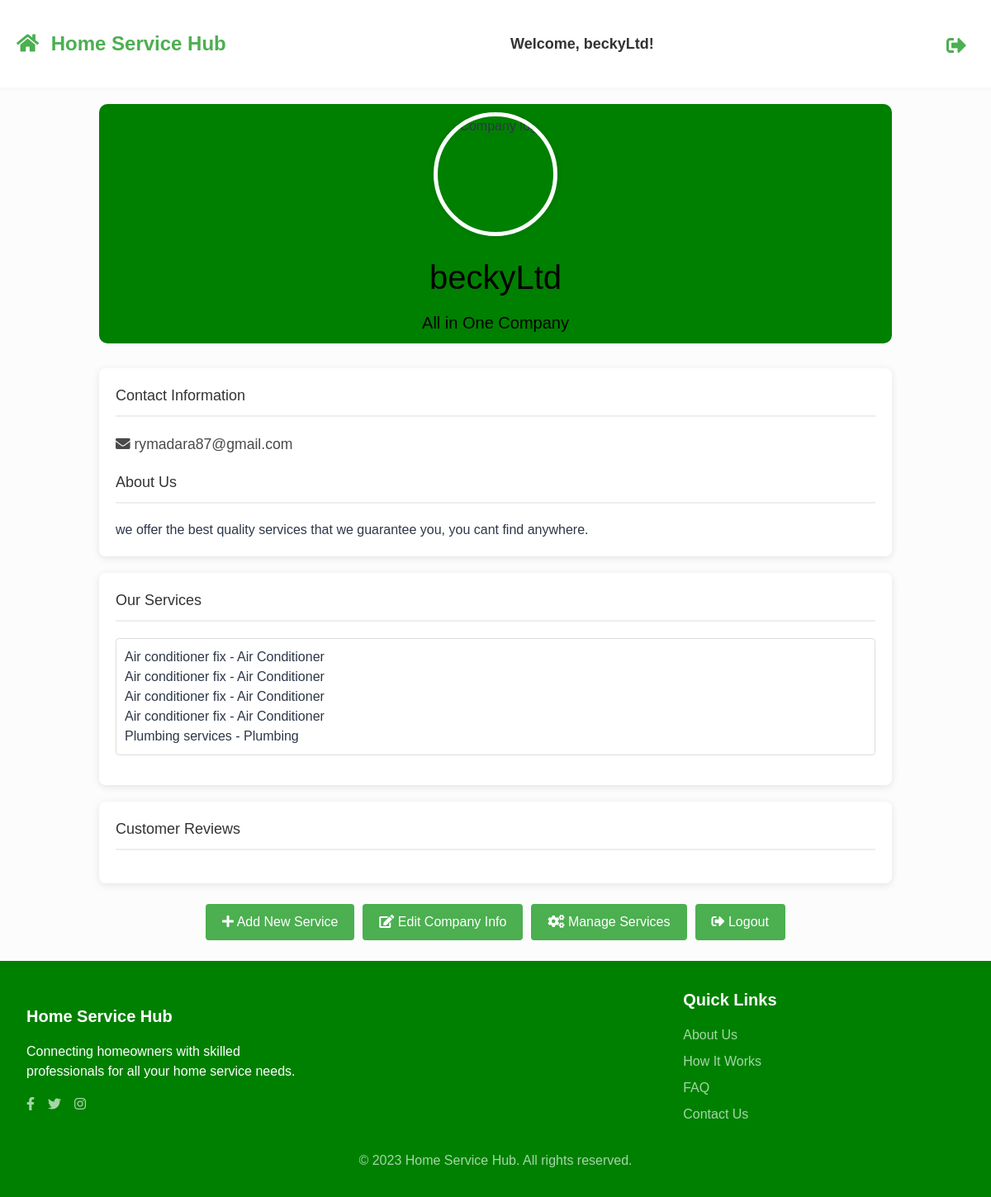
The page /company/beckyLtd on the database its author committed.
### users/models.py (models this page shows, shortened)
class User(AbstractUser):
    is_company = models.BooleanField(default=False)
    is_customer = models.BooleanField(default=False)

class Company(models.Model):
    user = models.OneToOneField(User, on_delete=models.CASCADE, primary_key=True)
    email = models.EmailField(
        max_length=100,
        unique=True,
        blank=False,
        null=False,
        default="default@example.com",
    )
    username = models.CharField(max_length=150, unique=True, blank=False, null=False)
    field_of_work = models.CharField(
        max_length=70,
        choices=(
            ("Air Conditioner", "Air Conditioner"),
            ("All in One", "All in One"),
            ("Carpentry", "Carpentry"),
            ("Electricity", "Electricity"),
            ("Gardening", "Gardening"),
            ("Home Machines", "Home Machines"),
            ("House Keeping", "House Keeping"),
            ("Interior Design", "Interior Design"),
            ("Locks", "Locks"),
            ("Painting", "Painting"),
            ("Plumbing", "Plumbing"),
            ("Water Heaters", "Water Heaters"),
        ),
        blank=False,
        null=False,
    )
    rating = models.IntegerField(
        validators=[MaxValueValidator(5), MinValueValidator(0)], default=0
    )
    description = models.TextField(blank=True, null=True)

### services/models.py (models this page shows, shortened)
class Service(models.Model):
    company = models.ForeignKey(Company, on_delete=models.CASCADE)
    name = models.CharField(max_length=40)
    description = models.TextField()
    price_hour = models.DecimalField(decimal_places=2, max_digits=100)
    rating = models.IntegerField(
        validators=[MinValueValidator(0), MaxValueValidator(5)], default=0
    )
    choices = (
        ("Air Conditioner", "Air Conditioner"),
        ("Carpentry", "Carpentry"),
        ("Electricity", "Electricity"),
        ("Gardening", "Gardening"),
        ("Home Machines", "Home Machines"),
        ("House Keeping", "House Keeping"),
        ("Interior Design", "Interior Design"),
        ("Locks", "Locks"),
        ("Painting", "Painting"),
        ("Plumbing", "Plumbing"),
        ("Water Heaters", "Water Heaters"),
    )
    field = models.CharField(max_length=30, blank=False, null=False, choices=choices)
    date = models.DateTimeField(auto_now=True, null=False)

### netfix/views.py (the view)
# urls.py: path('company/<slug:name>', v.company_profile, name='company_profile')
def company_profile(request, name):
    user = User.objects.get(username=name)
    services = Service.objects.filter(company=Company.objects.get(user=user)).order_by(
        "-date"
    )
    return render(request, "users/profile.html", {"user": user, "services": services})

### users/templates/users/profile.html (shortened to what this page needs)
{% extends 'main/base.html' %}
{% load static %}
{% block extra_css %}
<link rel="stylesheet" href="{% static 'css/style2.css' %}">
{% endblock %}
{% block content %}
<div class="company-profile-container">
    <header class="profile-header">
        <img src="https://plus.unsplash.com/premium_photo-1673326679548-962d2fe77423?q=80&w=987&auto=format&fit=crop&ixlib=rb-4.0.3&ixid=M3wxMjA3fDB8MHxwaG90by1wYWdlfHx8fGVufDB8fHx8fA%3D%3D" alt="Company logo" class="profile-photo" id="companyLogo">
        <h1 id="companyName">{{ user.username }}</h1>
        <p id="companyIndustry">{{ user.company.field_of_work }} Company</p>
    </header>
    <section class="profile-details">
        <div class="profile-info">
            <h2>Contact Information</h2>
            <p id="companyEmail"><i class="fas fa-envelope"></i> {{ user.email }}</p>
        </div>
        <div class="profile-description">
            <h2>About Us</h2>
            <p id="companyDescription">{{ user.company.description }}</p>
        </div>
    </section>
    <section class="services-section">
        <h2>Our Services</h2>
        <div class="form-group">
            <ul id="companyServices">
                {% for service in user.company.service_set.all %}
                    <li>{{ service.name }} - {{ service.field }}</li>
                {% endfor %}
            </ul>
        </div>
    </section>
    <section class="customer-reviews">
        <h2>Customer Reviews</h2>
    </section>
    <section class="profile-actions">
        <a  href="{% url 'services:services_create' %}"  id="addReview" class="button1"><i class="fas fa-plus"></i> Add New Service</a>
        <button id="editCompanyInfo" class="button1"><i class="fas fa-edit"></i> Edit Company Info</button>
        <button id="manageServices" class="button1"><i class="fas fa-cogs"></i> Manage Services</button>
        <a href="{% url 'main:logout' %}" class="button1"><i class="fas fa-sign-out-alt"></i> Logout</a>
    </section>
</div>
{% endblock %}

### main/templates/main/partials/navigation.html (shortened to what this page needs)
{% if user.is_authenticated %}
<div class="user-info">
    <p>Welcome, {{ user.username }}!</p>
</div>
 <div class="logout">
    <a href="{% url 'main:logout' %}" title="Logout">
        <i class="fas fa-sign-out-alt"></i>
    </a>
</div>
{% endif %}

### static/css/styles.css (style rules this page uses)
html, :host { line-height: 1.5; -webkit-text-size-adjust: 100%; -moz-tab-size: 4; -o-tab-size: 4; tab-size: 4; font-family: ui-sans-serif, system-ui, sans-serif, "Apple Color Emoji", "Segoe UI Emoji", "Segoe UI Symbol", "Noto Color Emoji"; font-feature-settings: normal; font-variation-settings: normal; -webkit-tap-highlight-color: transparent; }
body { margin: 0; line-height: inherit; }
h1, h2, h3, h4, h5, h6 { font-size: inherit; font-weight: inherit; }
a { color: inherit; text-decoration: inherit; }
button, input, optgroup, select, textarea { font-family: inherit; font-feature-settings: inherit; font-variation-settings: inherit; font-size: 100%; font-weight: inherit; line-height: inherit; letter-spacing: inherit; color: inherit; margin: 0; padding: 0; }
button, select { text-transform: none; }
button, input:where([type='button']), input:where([type='reset']), input:where([type='submit']) { -webkit-appearance: button; background-color: transparent; background-image: none; }
blockquote, dl, dd, h1, h2, h3, h4, h5, h6, hr, figure, p, pre { margin: 0; }
ol, ul, menu { list-style: none; margin: 0; padding: 0; }
button, [role="button"] { cursor: pointer; }
img, svg, video, canvas, audio, iframe, embed, object { display: block; vertical-align: middle; }
img, video { max-width: 100%; height: auto; }
.min-h-screen { min-height: 100vh; }
body { background-image: url('https://images.unsplash.com/photo-1523217582562-09d0def993a6?ixlib=rb-4.0.3&ixid=MnwxMjA3fDB8MHxwaG90by1wYWdlfHx8fGVufDB8fHx8&auto=format&fit=crop&w=2070&q=80'); background-size: cover; background-attachment: fixed; background-position: center; color: #2D3748; }

### static/css/style2.css (style rules this page uses)
.form-group { display: flex; flex-direction: column; gap: 0.5rem; }
.form-group { margin-bottom: 16px; }
.company-profile-container { max-width: 1000px; margin: 0 auto; padding: 20px; font-family: 'Arial', sans-serif; }
.profile-header { text-align: center; margin-bottom: 30px; background-color: #008000; border-radius: 10px; padding: 10px; }
.profile-header #companyName { color: black; }
.profile-header #companyIndustry { color: black; font-size: 20px; }
.profile-photo { width: 150px; height: 150px; border-radius: 50%; object-fit: cover; border: 5px solid #fff; box-shadow: 0 0 10px rgba(0, 0, 0, 0.1); margin: auto; }
#companyName { margin: 20px 0 10px; color: #333; font-size: 2.5em; }
#companyIndustry { color: #666; font-size: 1.2em; }
.profile-details, .services-section, .customer-reviews { background-color: #fff; border-radius: 8px; box-shadow: 0 2px 10px rgba(0, 0, 0, 0.1); padding: 20px; margin-bottom: 20px; }
.profile-details h2, .services-section h2, .customer-reviews h2 { color: #333; border-bottom: 2px solid #eee; padding-bottom: 10px; margin-bottom: 20px; font-size: 18px; font-weight: 20; }
#companyEmail { font-size: 1.1em; color: #4a4a4a; }
#companyServices { width: 100%; padding: 10px; border: 1px solid #ddd; border-radius: 4px; font-size: 1em; resize: vertical; }
.button1 { display: inline-block; background-color: #4CAF50; color: #fff; border: none; border-radius: 4px; padding: 10px 20px; font-size: 1em; cursor: pointer; margin: 5px; text-align: center; text-decoration: none; transition: background-color 0.3s ease; }
.profile-actions { display: flex; justify-content: center; flex-wrap: wrap; }
.profile-description { margin-top: 20px; }

### static/css/home_page.css (style rules this page uses)
* { margin: 0; padding: 0; box-sizing: border-box; font-family: Arial, sans-serif; }
body { background-color: #f0f0f0; }
.user-info { text-align: center; margin: 20px 0; }
.user-info p { font-size: 18px; color: #333; font-weight: bold; }
.logout { text-align: right; margin: 20px 0; }
.logout a { color: #4CAF50; font-size: 24px; text-decoration: none; padding: 10px; }
.logout i { vertical-align: middle; }

### rows shown on the page
User: username "beckyLtd", company.field_of_work "All in One", email "rymadara87@gmail.com", company.description "we offer the best quality services that we guarantee you, you cant find anywhere."
Service: name "Air conditioner fix", field "Air Conditioner"
Service: name "Air conditioner fix", field "Air Conditioner"
Service: name "Air conditioner fix", field "Air Conditioner"
Service: name "Air conditioner fix", field "Air Conditioner"
Service: name "Plumbing services", field "Plumbing"
